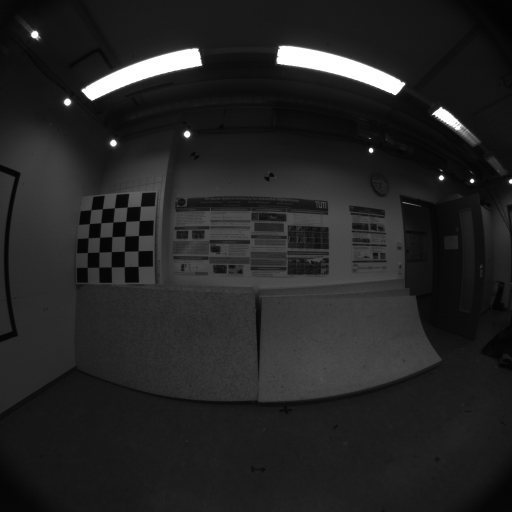
//> input picture 1520531124150444163.png, 512 x 512 px
$ ./main   (built with g++ and OpenCV 4)
//> lines starting //> are read from the running program, lines starting //| are printed output that depends on the picture
#include <iostream>
#include <list>
#include <vector>
#include <algorithm>
#include <opencv2/opencv.hpp>

// 参考 https://blog.csdn.net/fsFengQingYangheihei/article/details/73572856?locationNum=8&fps=1

using namespace std;
using namespace cv;

const int features_num = 1000;   // 最多提取的特征点的数量
const float scale_factor = 1.2f; // 金字塔图像之间的尺度参数
const int levels_num = 8;        // 金字塔层数
const int default_fast_T = 20;   // FAST默认检测阈值
const int min_fast_T = 7;        // FAST最小检测阈值
const int edge_threshold = 19;   // 边界尺度 对应ORB_SLAM3中的 const int EDGE_THRESHOLD = 19;
const int PATCH_SIZE = 31;

//定义四叉树节点类
class ExtractorNode {
 public:
  ExtractorNode() : bNoMore(false) {}

  void DivideNode(ExtractorNode &n1, ExtractorNode &n2, ExtractorNode &n3, ExtractorNode &n4);

  std::vector<cv::KeyPoint> vkeys;
  cv::Point2i UL, UR, BL, BR;
  std::list<ExtractorNode>::iterator lit;
  bool bNoMore;   //用来判定是否继续分割

};

// 四叉树节点划分函数
void ExtractorNode::DivideNode(ExtractorNode &n1, ExtractorNode &n2, ExtractorNode &n3, ExtractorNode &n4) {
  /*四叉树四个节点示意图
 *
 * ---UL------------------------------------------------UR----------------
 *	/                          /                      /
 *	/                          /				      /
 *	/                          /				      /
 *	/                          /				      /
 *	/             n1           /		n2		      /
 *	/                          /				      /
 *	/                          /				      /
 *	/                          /				      /
 *	/                          / 				      /
 *	/--------------------------/------------------------------------
 *	/                          / 				      /
 *	/                          / 				      /
 *	/                          / 				      /
 *	/               n3         / 		n4		      /
 *	/                          / 				      /
 *	/                          / 				      /
 *	/                          / 				      /
 *	/                          / 				      /
 *	/                          /				      /
 *----BL------------------------------------------------BR-----------------
 *
 */

  const int halfx = ceil(static_cast<float>(UR.x - UL.x) / 2);
  const int halfy = ceil(static_cast<float>(BR.y - UL.y) / 2);

  n1.UL = UL;
  n1.UR = cv::Point2i(UL.x + halfx, UL.y);
  n1.BL = cv::Point2i(UL.x, UL.y + halfy);
  n1.BR = cv::Point2i(UL.x + halfx, UL.y + halfy);
  n1.vkeys.reserve(vkeys.size());

  n2.UL = n1.UR;
  n2.UR = UR;
  n2.BL = n1.BR;
  n2.BR = cv::Point2i(UR.x, UL.y + halfy);
  n2.vkeys.reserve(vkeys.size());

  n3.UL = n1.BL;
  n3.UR = n1.BR;
  n3.BL = BL;
  n3.BR = cv::Point2i(UL.x + halfx, BL.y);
  n3.vkeys.reserve(vkeys.size());

  n4.UL = n3.UR;
  n4.UR = n2.BR;
  n4.BL = n3.BR;
  n4.BR = BR;
  n4.vkeys.reserve(vkeys.size());

  for (size_t i = 0; i < vkeys.size(); ++i) {
    const cv::KeyPoint &kp = vkeys[i];
    if (kp.pt.x < n1.UR.x) {
      if (kp.pt.y < n1.BL.y)
        n1.vkeys.push_back(kp);
      else
        n3.vkeys.push_back(kp);
    } else if (kp.pt.y < n1.BR.y) {
      n2.vkeys.push_back(kp);
    } else {
      n4.vkeys.push_back(kp);
    }
  }

  if (n1.vkeys.size() == 1) {
    n1.bNoMore = true;
  }
  if (n2.vkeys.size() == 1) {
    n2.bNoMore = true;
  }
  if (n3.vkeys.size() == 1) {
    n3.bNoMore = true;
  }
  if (n4.vkeys.size() == 1) {
    n4.bNoMore = true;
  }

}

// 对应 ORBextractor.cc 中的函数 void ORBextractor::ComputePyramid(cv::Mat image)
//
void ComputePyramid(const int levels_num,
                    cv::Mat &img,
                    vector<float> &vec_scale_per_factor,
                    std::vector<cv::Mat> &vec_img_pyramid) {
  for (int level = 0; level < levels_num; ++level) {
    float scale = 1.0f / vec_scale_per_factor[level];
    cv::Size sz(cvRound((float) img.cols * scale), cvRound((float) img.rows * scale));

    if (level == 0) {
      vec_img_pyramid[level] = img;
    } else
      resize(vec_img_pyramid[level - 1], vec_img_pyramid[level], sz, 0, 0, CV_INTER_LINEAR);
    cout << "正在构建第 " << level + 1 << " 层金字塔" << endl;
    cv::imshow("img_pyramid", vec_img_pyramid[level]);
    cv::waitKey(100);
  }
}

int main() {
  // 1.读取图像
  cv::Mat img = cv::imread("../1520531124150444163.png", CV_LOAD_IMAGE_COLOR);
//> img is the input picture: 512 rows x 512 cols, CV_8UC3; min 2, max 255, mean 36.2
  // 1.读取图像 -合法性检查
  if (img.empty()) {
    cout << "no picture was found ...." << endl;
    return 0;
  } else
    cout << "img load successed!" << endl;

  // 2.构建图像金字塔 - 初始化数据结构
  vector<float> vec_scale_per_factor;     // 用于存储每层金字塔的尺度因子
  vec_scale_per_factor.resize(levels_num);// 金字塔一共8层, levels_num = 8
  vec_scale_per_factor[0] = 1.0f;         // 金字塔第一层的尺度是1, 即原图像
  for (int i = 1; i < levels_num; ++i) {  // 根据金字塔图像之间的尺度参数计算每层金字塔的尺度因子,存放在vec_scale_per_factor
    vec_scale_per_factor[i] = vec_scale_per_factor[i - 1] * scale_factor;
  }
  std::vector<cv::Mat> vec_img_pyramid(levels_num);// 用于存储每层金字塔的图像

  // 2.构建图像金字塔 - 使用cv::resize函数来构建
  ComputePyramid(levels_num, img, vec_scale_per_factor, vec_img_pyramid);
  cout << "*************************" << endl << endl;

  // 3.对金字塔的每层图像分析特征点 - 初始化数据结构
  vector<int> feature_num_per_level;  // TODO: 不知道什么含义
  std::vector<std::vector<cv::KeyPoint>> all_keypoints;
  all_keypoints.resize(levels_num);

  // 格子大小是30*30, TODO:这是什么格子？
  const float border_width = 30;

  // 3.对金字塔的每层图像分析特征点 - 循环每层图像
  for (int level = 0; level < levels_num; ++level) {
    // 计算每一层图像进行特征检测区域的边缘坐标,因为FAST是检测中心点附近3个点的范围,即半径是3
    const int min_boder_x = edge_threshold - 3;
    const int min_boder_y = min_boder_x;
    const int max_boder_x = vec_img_pyramid[level].cols - edge_threshold + 3;
    const int max_boder_y = vec_img_pyramid[level].rows - edge_threshold + 3;

    // 金字塔每层图像的特征点
    vector<cv::KeyPoint> vec_to_per_distribute_keys;
    vec_to_per_distribute_keys.reserve(features_num * 10);

    // 金字塔每层图像的宽/高/列/行
    const float width = max_boder_x - min_boder_x;
    const float height = max_boder_y - min_boder_y;
    const int cols = width / border_width;
    const int rows = height / border_width;
    // 金字塔每层图像格子宽和高
    const int width_cell = ceil(width / cols);
    const int height_cell = ceil(height / rows);
    cout << "第" << level + 1 << "层图像被切割成 " << rows << " 行 " << cols << " 列. 格子有 " << width_cell << " 列 " << height_cell
         << " 行 ";

    // 开始检测每个格子中的特征点，并统计图像中所有的特征点，为四叉树划分做准备
    for (int i = 0; i < rows; ++i) { // start of rows recycle
      // 行数计算Y值
      const float ini_y = min_boder_y + i * height_cell;
      float max_y = ini_y + height_cell + 6;
      // 处理非法Y值
      if (ini_y >= max_boder_y - 3)
        continue;
      if (max_y >= max_boder_y)
        max_y = max_boder_y;
      for (int j = 0; j < cols; ++j) { // start of cols recycle
        // 列数计算X值
        const float ini_x = min_boder_x + j * width_cell;
        float max_x = ini_x + width_cell + 6;
        // 处理非法X值
        if (ini_x >= max_boder_x - 6)
          continue;
        if (max_x >= max_boder_x)
          max_x = max_boder_x;

        std::vector<cv::KeyPoint> vec_keys_cell;

        // 对该层图像, 使用 OpenCV 自带的 FAST 角点检测函数, 默认检测阈值20
        cv::FAST(vec_img_pyramid[level].rowRange(ini_y, max_y).colRange(ini_x, max_x), vec_keys_cell,
                 default_fast_T,
                 true);

        // 如果默认检测阈值检测不到特征点, 则采用最小检测阈值7
        if (vec_keys_cell.empty()) {
          cv::FAST(vec_img_pyramid[level].rowRange(ini_y, max_y).colRange(ini_x, max_x), vec_keys_cell,
                   min_fast_T,
                   true);
        }

        if (!vec_keys_cell.empty()) {
          for (std::vector<cv::KeyPoint>::iterator vit = vec_keys_cell.begin();
               vit != vec_keys_cell.end(); vit++) {
            (*vit).pt.x += j * width_cell;
            (*vit).pt.y += i * height_cell;
            vec_to_per_distribute_keys.push_back(*vit);
          }

        }

      } // end of cols recycle

    } // end of rows recycle

    cout << "共有 " << vec_to_per_distribute_keys.size() << " 个特征点." << endl;

    // 开始划分四叉树节点的准备工作
    std::vector<cv::KeyPoint> &keypoints = all_keypoints[level];
    keypoints.reserve(features_num);

    // 划分根节点
    const int init_node_num = round(static_cast<float >(max_boder_x - min_boder_x) / (max_boder_y - min_boder_y));
    cout << "初始化时有 " << init_node_num << " 个根节点 ";

    const float interval_x = static_cast<float >(max_boder_x - min_boder_x) / init_node_num;
    cout << "节点间隔： " << interval_x << endl;

    std::list<ExtractorNode> list_nodes;   //用来存储所有的四叉树节点
    std::vector<ExtractorNode *> init_nodes_address;   //用来存储所有的四叉树节点中的vkeys
    init_nodes_address.resize(init_node_num);

    //根节点的UL，UR，BL，BR是不含边界的坐标，在最后的关键点坐边要补加上边界大小
    for (int i = 0; i < init_node_num; ++i) {
      ExtractorNode ni;
      ni.UL = cv::Point2i(interval_x * static_cast<float >(i), 0);
      ni.UR = cv::Point2i(interval_x * static_cast<float >(i + 1), 0);
      ni.BL = cv::Point2i(ni.UL.x, max_boder_y - min_boder_y);
      ni.BR = cv::Point2i(ni.UR.x, max_boder_y - min_boder_x);
      ni.vkeys.reserve(vec_to_per_distribute_keys.size());

      list_nodes.push_back(ni);
      init_nodes_address[i] = &list_nodes.back();
    }

    for (size_t i = 0; i < vec_to_per_distribute_keys.size(); ++i) {
      const cv::KeyPoint &kp = vec_to_per_distribute_keys[i];
      init_nodes_address[kp.pt.x / interval_x]->vkeys.push_back(kp);
    }

    //list_nodes中的结点和 init_nodes_address中的结点指针是同步的，只有在 list_nodes中存储的结点中存储了特征点，才能根据特征点的数目来决定如何处理这个结点
    //那如果在list_nodes中删除一个没有特征点的结点，那么在 init_nodes_address中对应的这个地址也会被销毁
    list<ExtractorNode>::iterator lit = list_nodes.begin();
    while (lit != list_nodes.end()) {
      if (lit->vkeys.size() == 1) {
        lit->bNoMore = true;
        lit++;
      } else if (lit->vkeys.empty()) {
        lit = list_nodes.erase(lit);
      } else
        lit++;
    }

    //开始划分四叉树节点
    bool is_finish = false;
    int iteration = 0;

    std::vector<std::pair<int, ExtractorNode *>> key_size_and_node;
    key_size_and_node.reserve(list_nodes.size() * 4);

    while (!is_finish) {
      iteration++;
      int pre_size = list_nodes.size();

      lit = list_nodes.begin();
      int to_expand_num = 0;
      key_size_and_node.clear();

      while (lit != list_nodes.end()) {
        if (lit->bNoMore) {
          lit++;
          continue;
        } else {
          ExtractorNode n1, n2, n3, n4;
          lit->DivideNode(n1, n2, n3, n4);

          if (n1.vkeys.size() > 0) {
            list_nodes.push_front(n1);
            if (n1.vkeys.size() > 1) {
              to_expand_num++;
              key_size_and_node.push_back(std::make_pair(n1.vkeys.size(), &list_nodes.front()));
              list_nodes.front().lit = list_nodes.begin();  //把节点中的迭代器指向自身，在后面的判断条件中使用
            }
          }
          if (n2.vkeys.size() > 0) {
            list_nodes.push_front(n2);
            if (n2.vkeys.size() > 1) {
              to_expand_num++;
              key_size_and_node.push_back(std::make_pair(n2.vkeys.size(), &list_nodes.front()));
              list_nodes.front().lit = list_nodes.begin();
            }
          }
          if (n3.vkeys.size() > 0) {
            list_nodes.push_front(n3);
            if (n3.vkeys.size() > 1) {
              to_expand_num++;
              key_size_and_node.push_back(std::make_pair(n3.vkeys.size(), &list_nodes.front()));
              list_nodes.front().lit = list_nodes.begin();
            }
          }
          if (n4.vkeys.size() > 0) {
            list_nodes.push_front(n4);
            if (n4.vkeys.size() > 1) {
              to_expand_num++;
              key_size_and_node.push_back(std::make_pair(n4.vkeys.size(), &list_nodes.front()));
              list_nodes.front().lit = list_nodes.begin();
            }
          }

          lit = list_nodes.erase(lit);
          continue;
        }

      }

      //计算当前level上应该分布多少特征点
      //等比数列sn = a1(1-q^level)/(1-q)
      //sn是总的特征数目，a1是level=0 层上的特征点数

      feature_num_per_level.resize(levels_num);
      float factor = 1.0f / scale_factor;
      float desired_feature_per_scale =
          features_num * (1 - factor) / (1 - (float) pow((double) factor, (double) levels_num));
      int sum_features = 0;
      for (int i = 0; i < levels_num - 1; ++i) {
        feature_num_per_level[i] = cvRound(desired_feature_per_scale);
        sum_features += feature_num_per_level[i];
        desired_feature_per_scale *= factor;
      }
      feature_num_per_level[levels_num - 1] = std::max(features_num - sum_features, 0);

      //判断四叉树结束条件
      //当创建的结点的数目比要求的特征点还要多或者，每个结点中都只有一个特征点的时候就停止分割
      if ((int) list_nodes.size() >= features_num || (int) list_nodes.size() == pre_size) {
        is_finish = true;

      } //如果现在生成的结点全部进行分割后生成的结点满足大于需求的特征点的数目，但是不继续分割又不能满足大于N的要求时
        //这里为什么是乘以三，这里也正好印证了上面所说的当一个结点被分割成四个新的结点时，
        //这个结点时要被删除的，其实总的结点时增加了三个
      else if (((int) list_nodes.size() + to_expand_num * 3) > feature_num_per_level[level]) {
        while (!is_finish) {
          pre_size = list_nodes.size();
          std::vector<std::pair<int, ExtractorNode *> > prve_size_and_node_adderss = key_size_and_node;
          key_size_and_node.clear();

          sort(prve_size_and_node_adderss.begin(), prve_size_and_node_adderss.end());

          for (int j = prve_size_and_node_adderss.size() - 1; j >= 0; --j) {
            ExtractorNode n1, n2, n3, n4;
            prve_size_and_node_adderss[j].second->DivideNode(n1, n2, n3, n4);

            if (n1.vkeys.size() > 0) {
              list_nodes.push_front(n1);
              if (n1.vkeys.size() > 1) {
                key_size_and_node.push_back(std::make_pair(n1.vkeys.size(), &list_nodes.front()));
                list_nodes.front().lit = list_nodes.begin();
              }
            }

            if (n2.vkeys.size() > 0) {
              list_nodes.push_front(n2);
              if (n2.vkeys.size() > 1) {
                key_size_and_node.push_back(std::make_pair(n2.vkeys.size(), &list_nodes.front()));
                list_nodes.front().lit = list_nodes.begin();
              }
            }
            if (n3.vkeys.size() > 0) {
              list_nodes.push_front(n3);
              if (n3.vkeys.size() > 1) {
                key_size_and_node.push_back(std::make_pair(n3.vkeys.size(), &list_nodes.front()));
                list_nodes.front().lit = list_nodes.begin();
              }
            }
            if (n4.vkeys.size() > 0) {
              list_nodes.push_front(n4);
              if (n4.vkeys.size() > 1) {
                key_size_and_node.push_back(std::make_pair(n4.vkeys.size(), &list_nodes.front()));
                list_nodes.front().lit = list_nodes.begin();
              }
            }

            list_nodes.erase(prve_size_and_node_adderss[j].second->lit);
            if ((int) list_nodes.size() >= feature_num_per_level[level]) {
              break;
            }
          }

          if ((int) list_nodes.size() >= features_num || (int) list_nodes.size() == pre_size)
            is_finish = true;
        }

      }
    }

    //四叉树划分完成，在每个节点中留下一个keypoints
    std::vector<cv::KeyPoint> result_keys;
    result_keys.reserve(feature_num_per_level[level]);

    for (std::list<ExtractorNode>::iterator lit = list_nodes.begin(); lit != list_nodes.end(); lit++) {
      vector<cv::KeyPoint> &node_keys = lit->vkeys;
      cv::KeyPoint *keypoint = &node_keys[0];
      float max_response = keypoint->response;

      for (size_t k = 1; k < node_keys.size(); ++k) {
        if (node_keys[k].response > max_response) {
          keypoint = &node_keys[k];
          max_response = node_keys[k].response;
        }
      }

      result_keys.push_back(*keypoint);

    }

    keypoints = result_keys;

    //添加边界尺寸，计算特征点Patch的大小，根据每层的尺度的不同而不同
    const int scale_patch_size = PATCH_SIZE * vec_scale_per_factor[level];

    const int kps = keypoints.size();
    for (int l = 0; l < kps; ++l) {
      keypoints[l].pt.x += min_boder_x;
      keypoints[l].pt.y += min_boder_y;
      keypoints[l].octave = level;           //特征点所在图像金字塔的层
      keypoints[l].size = scale_patch_size; //特征点邻域直径，因为最初的网格大小是30，所以乘上比例系数
    }
    cout << "经过四叉数筛选, 第 " << level + 1 << " 层剩余 " << result_keys.size() << " 个特征点" << endl;

  }
//> this loop made 8 passes
//> (max_boder_x, max_boder_y, width, height, cols, rows, width_cell, height_cell) on passes 1 to 8: (496, 496, 480, 480, 16, 16, 30, 30), (411, 411, 395, 395, 13, 13, 31, 31), (340, 340, 324, 324, 10, 10, 33, 33), (280, 280, 264, 264, 8, 8, 33, 33), (231, 231, 215, 215, 7, 7, 31, 31), (190, 190, 174, 174, 5, 5, 35, 35), (155, 155, 139, 139, 4, 4, 35, 35), (127, 127, 111, 111, 3, 3, 37, 37)
//| 第1层图像被切割成 16 行 16 列. 格子有 30 列 30 行 初始化时有 1 个根节点 节点间隔： 480
//| 第2层图像被切割成 13 行 13 列. 格子有 31 列 31 行 初始化时有 1 个根节点 节点间隔： 395
//| 第3层图像被切割成 10 行 10 列. 格子有 33 列 33 行 初始化时有 1 个根节点 节点间隔： 324
//| 第4层图像被切割成 8 行 8 列. 格子有 33 列 33 行 初始化时有 1 个根节点 节点间隔： 264
//| 第5层图像被切割成 7 行 7 列. 格子有 31 列 31 行 初始化时有 1 个根节点 节点间隔： 215
//| 第6层图像被切割成 5 行 5 列. 格子有 35 列 35 行 初始化时有 1 个根节点 节点间隔： 174
//| 第7层图像被切割成 4 行 4 列. 格子有 35 列 35 行 初始化时有 1 个根节点 节点间隔： 139
//| 第8层图像被切割成 3 行 3 列. 格子有 37 列 37 行 初始化时有 1 个根节点 节点间隔： 111

  //统计所有层的特征点并进行尺度恢复
  int num_keypoints = 0;
  for (int level = 0; level < levels_num; ++level) {
    num_keypoints += (int) all_keypoints[level].size();
  }
  cout << "total " << num_keypoints << " keypoints" << endl;

  vector<cv::KeyPoint> out_put_all_keypoints(num_keypoints);

  for (int level = 0; level < levels_num; ++level) {
    if (level == 0) {
      for (int i = 0; i < all_keypoints[level].size(); ++i) {
        out_put_all_keypoints.push_back(all_keypoints[level][i]);
      }
    }

    float scale = vec_scale_per_factor[level];
    for (vector<cv::KeyPoint>::iterator key = all_keypoints[level].begin();
         key != all_keypoints[level].end(); key++) {
      key->pt *= scale; //尺度恢复
    }

    out_put_all_keypoints.insert(out_put_all_keypoints.end(), all_keypoints[level].begin(),
                                 all_keypoints[level].end());
  }

  //对比试验
  cv::Mat out_img1;
  cv::drawKeypoints(img, out_put_all_keypoints, out_img1);
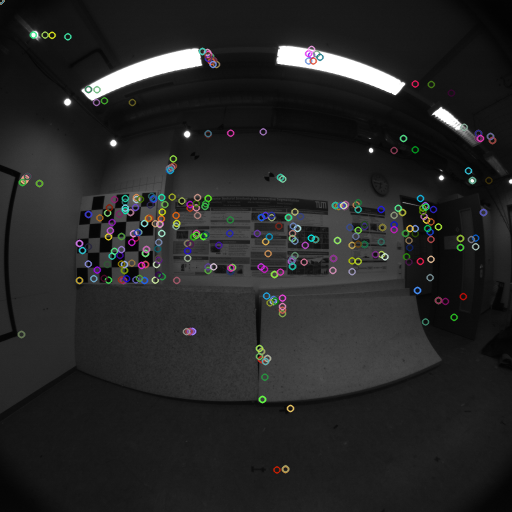
//> out_img1: 512 rows x 512 cols, CV_8UC3; mean B, G, R 38.2, 38.3, 38.2
  cv::imshow("四叉数", out_img1);
  waitKey(0);

  cv::Mat img2;
  vector<cv::KeyPoint> fast_keypoints;
  Ptr<ORB> orb = ORB::create(1000);
  orb->detect(img, fast_keypoints);
//> fast_keypoints = 937 keypoints; strongest (x, y, size): (471, 181, 31), (440, 178, 31), (369, 150, 31), (441, 176, 31)
  drawKeypoints(img, fast_keypoints, img2);
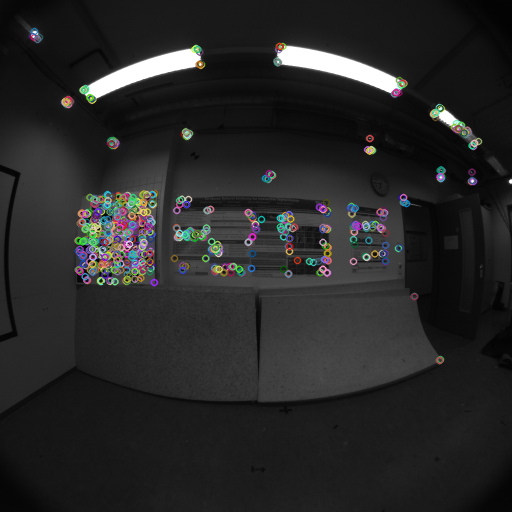
//> img2: 512 rows x 512 cols, CV_8UC3; mean B, G, R 39.3, 39.4, 39.3
  cv::imshow("orb", img2);
  cv::waitKey(0);

  return 0;
}
